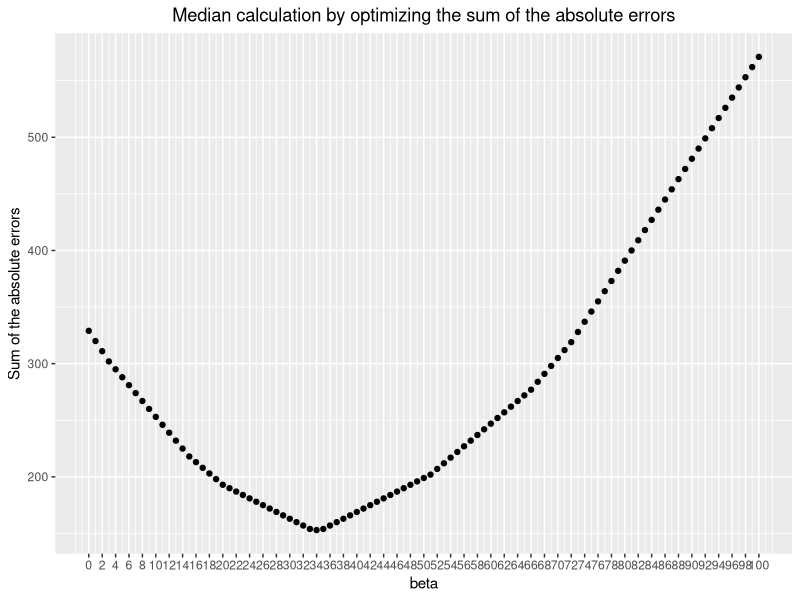

This figure's R source:
# Name: Christian Peters

library(testthat)
library(ggplot2)
library(mvtnorm)

# No. 1)
# ======

#' Implementation of the quadratic interpolation optimization algorithm.
#' 
#' @param f     A function that is to be minimized.
#' @param left  The left endpoint of the search interval. It must be numeric.
#' @param right The right endpoint of the search interval. It must be numeric.
#' @param tol   Tolerance threshold. Used to adjust the precision of the optimizer.
#' 
#' @return The arguments of f for which f is minimal in the interval [left, right]
quadratic_interpolation <- function(f, left, right, tol=1e-4) {
  # type checks
  stopifnot(is.function(f), is.numeric(c(left, right)), left<=right, is.numeric(tol))
  
  # calculate initial values
  best <- (left+right)/2
  f_right <- f(right)
  f_left <- f(left)
  f_best <- f(best)
  new <- 1/2 * (f_right * (left**2 - best**2) + f_best*(right**2-left**2) +
                  f_left * (best**2 - right**2)) / (f_right*(left-best) + 
                                                    f_best*(right-left) + 
                                                    f_left * (best-right))
  # iterate until the desired precision is reached
  while (abs(right - left) > tol) {
    f_new <- f(new)
    if (f_new < f_best) {
      tmp <- new
      new <- best
      best <- tmp
      tmp <- f_new
      f_new <- f_best
      f_best <- tmp
    }
    if (new < best) {
      left <- new
      f_left <- f_new
    } else {
      right <- new
      f_right <- f_new
    }
    new_old <- new
    new <- 1/2 * (f_right * (left**2 - best**2) + f_best*(right**2 - left**2) +
                    f_left * (best**2 - right**2)) / (f_right*(left-best) + 
                                                      f_best*(right-left) + 
                                                      f_left * (best-right))
    
    # Also check if new is NA. This occurs when dividing by zero when computing
    # 'new' and can happen if 'left' or 'right' is the minimum.
    if (is.na(new) || isTRUE(all.equal(new, new_old)) || new <= left || new >= right) {
      return(best)
    }
  }
  return(best)
}

#' This function is used to test the quadratic interpolation algorithm.
test_quadratic_interpolation <- function() {
  test_that("Test of the quadratic interpolation algorithm.", {
    # simple quadratic function
    expect_equal(quadratic_interpolation(function(x) x**2, -1, 1), 0,
                 tolerance=1e-4)
    # shifted 4'th degree polynomial
    expect_equal(quadratic_interpolation(function(x) (x-3)**4 + 1, 1, 4), 3,
                 tolerance=1e-4)
    # find pi/2
    expect_equal(quadratic_interpolation(function(x) -sin(x), 1, 2), pi/2,
                 tolerance=1e-4)
    # additional logarithm
    expect_equal(quadratic_interpolation(function(x) log((x+2)**2)+3, -10, 10), -2,
                 tolerance=1e-4)
  })
}

test_quadratic_interpolation()

# No. 2)
# ======

# a)
plotMedianProblem <- function() {
  # init values
  a <- c(15, 51, 33, 20, 66, 35, 72, 3, 34)
  # init 'search space'
  x <- seq(0, 100, 1)
  print(
    # plot the optimization problem
    ggplot(data.frame(x=x, y=sapply(x, function(beta) sum(abs(a-beta)))),
           aes(x=x, y=y)) +
      geom_point() +
      ggtitle("Median calculation by optimizing the sum of the absolute errors") +
      scale_x_continuous("beta", breaks=2*0:50) +
      scale_y_continuous("Sum of the absolute errors") +
      theme(plot.title = element_text(hjust = 0.5))
  )
}

plotMedianProblem()

# As we can see, the median is 34 because it minimizes the sum of the absolute errors.

# b)
# Iteration: 1
# left = min(a) = 3
# right = max(a) = 72
# best = 3 + phi * (72 - 3) = 45.642
# new = 3 + 72 - 45.642 = 29.358
# SWAP:
# best = 29.358
# new = 45.642
# ADJUST BORDERS:
# right = 45.642
#
# Iteration: 2
# new = 3 + 45.642 - 29.358 = 19.284
# SWAP:
# -
# ADJUST BORDERS:
# left = 19.284
#
# Iteration: 3
# new = 19.284 + 45.642 - 29.358 = 35.568
# SWAP:
# best = 35.568
# new = 29.358
# ADJUST BORDERS:
# left = 29.358
#
# Iteration: 4
# new = 29.358 + 45.642 - 35.568 = 39.432
# SWAP:
# -
# ADJUST BORDERS:
# right = 39.432
#
# Iteration: 5
# new = 29.358 + 39.432 - 35.568 = 33.222
# SWAP:
# best = 33.222
# new = 35.568
# ADJUST BORDERS
# right = 35.568
#
# Iteration: 6
# new = 29.358 + 35.568 - 33.222 = 31.704
# SWAP:
# -
# ADJUST BORDERS:
# left = 31.704
#
# Iteration: 7
# new = 31.704 + 35.568 - 33.222 = 34.05
# SWAP:
# best = 34.05
# new = 33.222
# ADJUST BORDERS
# left = 33.222
#
# Iteration: 8
# new = 33.222 + 35.568 - 34.05 = 34.74
# SWAP:
# -
# ADJUST BORDERS
# right = 34.74
#
# DONE! left = 33.222 <= MEDIAN <= right = 34.74
# => MEDIAN = 34

# c)
# Assumption: All the elements x_i are uniformly distributed in the interval
# [min(x), max(x)].
# Under this assumption, the GSS should terminate as soon as
# right-left <= (max(x)-min(x))/n, where n is the number of elements in x.
#
# In each step of GSS, the interval size is shrinked by the factor phi=0.618,
# which yields the following equation: (max - min)*phi^k <= (max-min)/n, where k
# is the number of iterations after which the GSS terminates.
#
# Solving this for k yields: k <= -ln(n)/ln(phi) = 2.078 * ln(n) which means
# that the number of iterations of the golden section median search is in O(ln(n)).
# So, on average GSS terminates after 2.078 * ln(n) iterations, assuming all
# the elements in x are uniformly distributed.

# d)
# When using GSS to compute the median, the algorithm terminates after
# O(ln(n)) iterations. It should be noted however, that in every single iteration
# the sum of the absolute errors has to be computed, which requires looping
# through the whole dataset once. Thus, the total complexity of the GSS
# median algorithm is O(n*ln(n)), just like an efficient sorting algorithm.
#
# In GSS, the number of iterations is only in O(ln(n)) if we can assume that
# the data is uniformly distributed. This means that in the worst case,
# GSS can be worse than O(n*ln(n)). Taking this into consideration, I would
# prefer using the sorting method, because it is more robust than the
# GSS method and always delivers its result in O(n*ln(n)), provided an
# efficient sorting algorithm is employed.

# e)
# In the median function of R, the first half of the data is partially sorted
# and then the mean of the two biggest elements of that half is retured.
# This is more intelligent than sorting the whole vector,
# because only half of the data has to be sorted.

# No. 3)
# ======

#' Implementation of the coordinate descent minimization algorithm.
#' 
#' @param f       The function to minimize.
#' @param start   The starting value.
#' @param tol     The minimal step difference. Used as a stopping condition.
#' @param maxIter The maximum number of iterations.
#' 
#' @return A local minimum of f.
coordinateDescent <- function(f, start, tol=1e-4, maxIter=20) {
  # dimensionality of the search space
  n <- length(start)
  # iteration counter
  curIter <- 1
  
  # initialize starting values
  last <- start
  last_stopCondition <- last
  f_last <- f(last)
  
  # internal value used to locate minima along coordinate axes
  eps <- 1e-6
  repeat {
    # determine k'th unit vector
    k <- 1 + curIter %% n
    e_k <- rep(0, n)
    e_k[k] <- 1
    
    # helper function that determines the endpoint of the search interval along
    # the current unit vector e_k where the sign of direction indicates the
    # search direction (either positive or negative)
    getIntervalEndpoint <- function(direction) {
      curIteration <- 1
      repeat {
        curEndpoint <- curIteration * sign(direction)
        f_new <- f(last + curEndpoint * e_k)
        f_test <- f(last + (curEndpoint - eps * sign(direction)) * e_k)
        if (f_new > f_test) {
          return(curEndpoint)
        }
        # increase the search distance exponentially
        curIteration <- curIteration * 2
      }
    }
    
    # minimize f along the vector
    if (f(last + eps * e_k) > f_last) {
      right <- 0
      left <- getIntervalEndpoint(-1)
    } else {
      left <- 0
      right <- getIntervalEndpoint(1)
    }
    
    # get the optimal step size along the current coordinate by using quadratic
    # interpolation
    ny <- quadratic_interpolation(function(ny) f(last + ny * e_k), left, right)
    last <- last + ny * e_k
    f_last <- f(last)
    
    # check for stop condition once all coordinate directions have been updated
    # once.
    if (curIter %% n == 0) {
      # stop if the last (complete) step was sufficiently small
      if (norm(last - last_stopCondition, type="2") < tol) {
        return(last)  
      }
      
      last_stopCondition <- last
    }
    # also stop if the maximum number of iterations was reached
    if (curIter >= maxIter) {
      return(last)
    }

    curIter <- curIter + 1
  }
}

# This function is used to test the coordinate descent algorithm.
test_coordinateDescent <- function() {
  test_that('Test of the coordinate descent algorithm.', {
    # simple one dimensional function
    expect_equal(coordinateDescent(function(x) (x-3)**2+1, 0), 3, tolerance=1e-4)
    # negative bivariate normal distribution with rho > 0
    expect_equal(coordinateDescent(function(x) -dmvnorm(x, c(1, 2),
                                                        matrix(c(1, 0.5, 0.5, 1),
                                                               nrow=2)),
                                   c(0, 0)),
                 c(1, 2), tolerance=1e-4)
  })
}

test_coordinateDescent()
